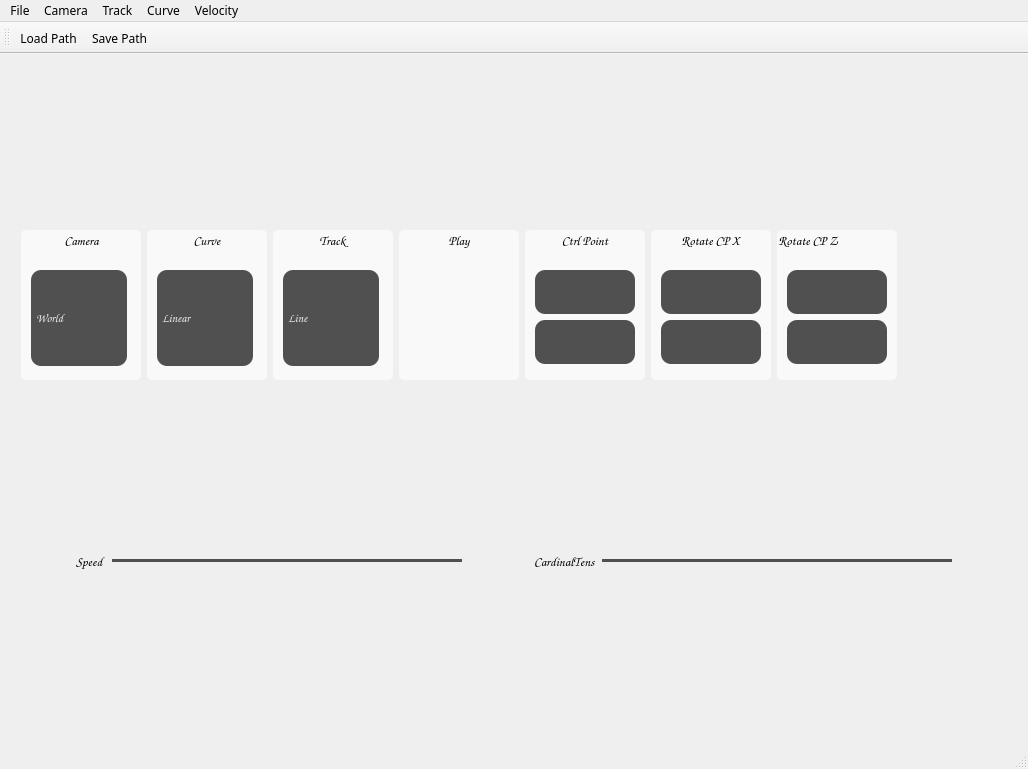
<?xml version="1.0" encoding="UTF-8"?>
<ui version="4.0">
 <class>AppMainClass</class>
 <widget class="QMainWindow" name="AppMainClass">
  <property name="geometry">
   <rect>
    <x>0</x>
    <y>0</y>
    <width>1028</width>
    <height>769</height>
   </rect>
  </property>
  <property name="sizePolicy">
   <sizepolicy hsizetype="Preferred" vsizetype="Preferred">
    <horstretch>0</horstretch>
    <verstretch>0</verstretch>
   </sizepolicy>
  </property>
  <property name="font">
   <font>
    <family>微軟正黑體</family>
   </font>
  </property>
  <property name="windowTitle">
   <string>AppMain</string>
  </property>
  <property name="layoutDirection">
   <enum>Qt::LeftToRight</enum>
  </property>
  <property name="autoFillBackground">
   <bool>true</bool>
  </property>
  <property name="styleSheet">
   <string notr="true"/>
  </property>
  <property name="dockNestingEnabled">
   <bool>false</bool>
  </property>
  <widget class="QWidget" name="centralWidget">
   <property name="sizePolicy">
    <sizepolicy hsizetype="Expanding" vsizetype="Expanding">
     <horstretch>0</horstretch>
     <verstretch>0</verstretch>
    </sizepolicy>
   </property>
   <property name="minimumSize">
    <size>
     <width>0</width>
     <height>0</height>
    </size>
   </property>
   <layout class="QVBoxLayout" name="verticalLayout">
    <item>
     <layout class="QVBoxLayout" name="mainLayout">
      <property name="sizeConstraint">
       <enum>QLayout::SetDefaultConstraint</enum>
      </property>
     </layout>
    </item>
    <item>
     <layout class="QHBoxLayout" name="horizontalLayout">
      <property name="spacing">
       <number>6</number>
      </property>
      <property name="sizeConstraint">
       <enum>QLayout::SetDefaultConstraint</enum>
      </property>
      <property name="leftMargin">
       <number>0</number>
      </property>
      <property name="topMargin">
       <number>0</number>
      </property>
      <property name="rightMargin">
       <number>0</number>
      </property>
      <property name="bottomMargin">
       <number>0</number>
      </property>
      <item>
       <spacer name="horizontalSpacer">
        <property name="orientation">
         <enum>Qt::Horizontal</enum>
        </property>
        <property name="sizeType">
         <enum>QSizePolicy::Expanding</enum>
        </property>
        <property name="sizeHint" stdset="0">
         <size>
          <width>0</width>
          <height>0</height>
         </size>
        </property>
       </spacer>
      </item>
      <item>
       <widget class="QGroupBox" name="groupCamera">
        <property name="sizePolicy">
         <sizepolicy hsizetype="Minimum" vsizetype="Minimum">
          <horstretch>0</horstretch>
          <verstretch>0</verstretch>
         </sizepolicy>
        </property>
        <property name="minimumSize">
         <size>
          <width>120</width>
          <height>150</height>
         </size>
        </property>
        <property name="maximumSize">
         <size>
          <width>200</width>
          <height>150</height>
         </size>
        </property>
        <property name="font">
         <font>
          <family>Comic Sans MS</family>
          <pointsize>10</pointsize>
          <weight>75</weight>
          <bold>true</bold>
         </font>
        </property>
        <property name="autoFillBackground">
         <bool>false</bool>
        </property>
        <property name="styleSheet">
         <string notr="true">background-color: rgb(249, 249, 249);
border-radius: 5px;</string>
        </property>
        <property name="title">
         <string>Camera</string>
        </property>
        <property name="alignment">
         <set>Qt::AlignCenter</set>
        </property>
        <widget class="QComboBox" name="comboCamera">
         <property name="geometry">
          <rect>
           <x>10</x>
           <y>40</y>
           <width>96</width>
           <height>96</height>
          </rect>
         </property>
         <property name="sizePolicy">
          <sizepolicy hsizetype="Preferred" vsizetype="Minimum">
           <horstretch>0</horstretch>
           <verstretch>0</verstretch>
          </sizepolicy>
         </property>
         <property name="font">
          <font>
           <family>Comic Sans MS</family>
           <pointsize>9</pointsize>
           <weight>75</weight>
           <bold>true</bold>
          </font>
         </property>
         <property name="styleSheet">
          <string notr="true"> QComboBox {
	background-color: rgb(80, 80, 80);
	color: rgb(240, 240, 240);
    border-radius: 10px;
}

QComboBox:on {
	background-color: qradialgradient(spread:pad, cx:0.5, cy:0.5, radius:0.5, fx:0.499001, fy:0.000500999, stop:0 rgba(152, 152, 152, 217), stop:1 rgba(0, 0, 0, 232));
     padding-top: 3px;
     padding-left: 4px;
}

QComboBox::down-arrow {
	image: url(:/AppMain/down_arrow.ico);
}

QComboBox::drop-down {
     border-left-color: rgb(240, 240, 240);
}

QComboBox QAbstractItemView {
     selection-background-color: rgb(80, 80, 80);
}</string>
         </property>
         <item>
          <property name="text">
           <string>World</string>
          </property>
         </item>
         <item>
          <property name="text">
           <string>Top</string>
          </property>
         </item>
         <item>
          <property name="text">
           <string>Train</string>
          </property>
         </item>
        </widget>
       </widget>
      </item>
      <item>
       <widget class="QGroupBox" name="groupCurve">
        <property name="sizePolicy">
         <sizepolicy hsizetype="Minimum" vsizetype="Minimum">
          <horstretch>0</horstretch>
          <verstretch>0</verstretch>
         </sizepolicy>
        </property>
        <property name="minimumSize">
         <size>
          <width>120</width>
          <height>150</height>
         </size>
        </property>
        <property name="maximumSize">
         <size>
          <width>200</width>
          <height>150</height>
         </size>
        </property>
        <property name="font">
         <font>
          <family>Comic Sans MS</family>
          <pointsize>10</pointsize>
          <weight>75</weight>
          <bold>true</bold>
         </font>
        </property>
        <property name="styleSheet">
         <string notr="true">background-color: rgb(249, 249, 249);
border-radius: 5px;</string>
        </property>
        <property name="title">
         <string>Curve</string>
        </property>
        <property name="alignment">
         <set>Qt::AlignCenter</set>
        </property>
        <widget class="QComboBox" name="comboCurve">
         <property name="geometry">
          <rect>
           <x>10</x>
           <y>40</y>
           <width>96</width>
           <height>96</height>
          </rect>
         </property>
         <property name="sizePolicy">
          <sizepolicy hsizetype="Preferred" vsizetype="Minimum">
           <horstretch>0</horstretch>
           <verstretch>0</verstretch>
          </sizepolicy>
         </property>
         <property name="font">
          <font>
           <family>Comic Sans MS</family>
           <pointsize>9</pointsize>
           <weight>75</weight>
           <bold>true</bold>
          </font>
         </property>
         <property name="styleSheet">
          <string notr="true"> QComboBox {
	background-color: rgb(80, 80, 80);
	color: rgb(240, 240, 240);
    border-radius: 10px;
}

QComboBox:on {
	background-color: qradialgradient(spread:pad, cx:0.5, cy:0.5, radius:0.5, fx:0.499001, fy:0.000500999, stop:0 rgba(152, 152, 152, 217), stop:1 rgba(0, 0, 0, 232));
     padding-top: 3px;
     padding-left: 4px;
}

QComboBox::down-arrow {
	image: url(:/AppMain/down_arrow.ico);
}

QComboBox::drop-down {
     border-left-color: rgb(240, 240, 240);
}

QComboBox QAbstractItemView {
     selection-background-color: rgb(80, 80, 80);
}</string>
         </property>
         <item>
          <property name="text">
           <string>Linear</string>
          </property>
         </item>
         <item>
          <property name="text">
           <string>Cardinal</string>
          </property>
         </item>
         <item>
          <property name="text">
           <string>Cubic</string>
          </property>
         </item>
        </widget>
       </widget>
      </item>
      <item>
       <widget class="QGroupBox" name="groupTrack">
        <property name="sizePolicy">
         <sizepolicy hsizetype="Minimum" vsizetype="Minimum">
          <horstretch>0</horstretch>
          <verstretch>0</verstretch>
         </sizepolicy>
        </property>
        <property name="minimumSize">
         <size>
          <width>120</width>
          <height>120</height>
         </size>
        </property>
        <property name="maximumSize">
         <size>
          <width>200</width>
          <height>150</height>
         </size>
        </property>
        <property name="font">
         <font>
          <family>Comic Sans MS</family>
          <pointsize>10</pointsize>
          <weight>75</weight>
          <bold>true</bold>
         </font>
        </property>
        <property name="styleSheet">
         <string notr="true">background-color: rgb(249, 249, 249);
border-radius: 5px;</string>
        </property>
        <property name="title">
         <string>Track</string>
        </property>
        <property name="alignment">
         <set>Qt::AlignCenter</set>
        </property>
        <widget class="QComboBox" name="comboTrack">
         <property name="geometry">
          <rect>
           <x>10</x>
           <y>40</y>
           <width>96</width>
           <height>96</height>
          </rect>
         </property>
         <property name="sizePolicy">
          <sizepolicy hsizetype="Preferred" vsizetype="Minimum">
           <horstretch>0</horstretch>
           <verstretch>0</verstretch>
          </sizepolicy>
         </property>
         <property name="font">
          <font>
           <family>Comic Sans MS</family>
           <pointsize>9</pointsize>
           <weight>75</weight>
           <bold>true</bold>
          </font>
         </property>
         <property name="styleSheet">
          <string notr="true"> QComboBox {
	background-color: rgb(80, 80, 80);
	color: rgb(240, 240, 240);
    border-radius: 10px;
}

QComboBox:on {
	background-color: qradialgradient(spread:pad, cx:0.5, cy:0.5, radius:0.5, fx:0.499001, fy:0.000500999, stop:0 rgba(152, 152, 152, 217), stop:1 rgba(0, 0, 0, 232));
     padding-top: 3px;
     padding-left: 4px;
}

QComboBox::down-arrow {
	image: url(:/AppMain/down_arrow.ico);
}

QComboBox::drop-down {
     border-left-color: rgb(240, 240, 240);
}

QComboBox QAbstractItemView {
     selection-background-color: rgb(80, 80, 80);
}</string>
         </property>
         <property name="sizeAdjustPolicy">
          <enum>QComboBox::AdjustToContentsOnFirstShow</enum>
         </property>
         <item>
          <property name="text">
           <string>Line</string>
          </property>
         </item>
         <item>
          <property name="text">
           <string>Track</string>
          </property>
         </item>
         <item>
          <property name="text">
           <string>Road</string>
          </property>
         </item>
        </widget>
       </widget>
      </item>
      <item>
       <widget class="QGroupBox" name="groupPlay">
        <property name="sizePolicy">
         <sizepolicy hsizetype="Minimum" vsizetype="Minimum">
          <horstretch>0</horstretch>
          <verstretch>0</verstretch>
         </sizepolicy>
        </property>
        <property name="minimumSize">
         <size>
          <width>120</width>
          <height>150</height>
         </size>
        </property>
        <property name="maximumSize">
         <size>
          <width>200</width>
          <height>150</height>
         </size>
        </property>
        <property name="font">
         <font>
          <family>Comic Sans MS</family>
          <pointsize>10</pointsize>
          <weight>75</weight>
          <bold>true</bold>
         </font>
        </property>
        <property name="styleSheet">
         <string notr="true">background-color: rgb(249, 249, 249);
border-radius: 5px;</string>
        </property>
        <property name="title">
         <string>Play</string>
        </property>
        <property name="alignment">
         <set>Qt::AlignCenter</set>
        </property>
        <widget class="QPushButton" name="bPlay">
         <property name="geometry">
          <rect>
           <x>10</x>
           <y>40</y>
           <width>96</width>
           <height>96</height>
          </rect>
         </property>
         <property name="sizePolicy">
          <sizepolicy hsizetype="Minimum" vsizetype="Minimum">
           <horstretch>0</horstretch>
           <verstretch>0</verstretch>
          </sizepolicy>
         </property>
         <property name="font">
          <font>
           <family>Comic Sans MS</family>
           <pointsize>9</pointsize>
           <weight>75</weight>
           <bold>true</bold>
          </font>
         </property>
         <property name="styleSheet">
          <string notr="true"> QPushButton {
}

QPushButton:pressed {
}</string>
         </property>
         <property name="text">
          <string/>
         </property>
         <property name="icon">
          <iconset resource="AppMain.qrc">
           <normaloff>:/AppMain/mplay.png</normaloff>:/AppMain/mplay.png</iconset>
         </property>
         <property name="iconSize">
          <size>
           <width>40</width>
           <height>40</height>
          </size>
         </property>
        </widget>
       </widget>
      </item>
      <item>
       <widget class="QGroupBox" name="groupCP">
        <property name="sizePolicy">
         <sizepolicy hsizetype="Minimum" vsizetype="Minimum">
          <horstretch>0</horstretch>
          <verstretch>0</verstretch>
         </sizepolicy>
        </property>
        <property name="minimumSize">
         <size>
          <width>120</width>
          <height>150</height>
         </size>
        </property>
        <property name="maximumSize">
         <size>
          <width>200</width>
          <height>150</height>
         </size>
        </property>
        <property name="font">
         <font>
          <family>Comic Sans MS</family>
          <pointsize>10</pointsize>
          <weight>75</weight>
          <bold>true</bold>
         </font>
        </property>
        <property name="mouseTracking">
         <bool>false</bool>
        </property>
        <property name="autoFillBackground">
         <bool>false</bool>
        </property>
        <property name="styleSheet">
         <string notr="true">background-color: rgb(249, 249, 249);
border-radius: 5px;</string>
        </property>
        <property name="title">
         <string>Ctrl Point</string>
        </property>
        <property name="alignment">
         <set>Qt::AlignCenter</set>
        </property>
        <property name="flat">
         <bool>false</bool>
        </property>
        <property name="checkable">
         <bool>false</bool>
        </property>
        <widget class="QPushButton" name="bAdd">
         <property name="geometry">
          <rect>
           <x>10</x>
           <y>40</y>
           <width>100</width>
           <height>44</height>
          </rect>
         </property>
         <property name="sizePolicy">
          <sizepolicy hsizetype="Minimum" vsizetype="Minimum">
           <horstretch>0</horstretch>
           <verstretch>0</verstretch>
          </sizepolicy>
         </property>
         <property name="font">
          <font>
           <family>Comic Sans MS</family>
           <pointsize>9</pointsize>
           <weight>75</weight>
           <bold>true</bold>
          </font>
         </property>
         <property name="styleSheet">
          <string notr="true"> QPushButton {
	background-color: rgb(80, 80, 80);
	color: rgb(240, 240, 240);
    border-radius: 10px;
}

QPushButton:pressed {
	background-color: qradialgradient(spread:pad, cx:0.5, cy:0.5, radius:0.5, fx:0.5, fy:0.5, stop:0 rgba(172, 172, 172, 255), stop:1 rgba(0, 0, 0, 203));
     padding-top: 10px;
     padding-left: 5px;
}</string>
         </property>
         <property name="text">
          <string/>
         </property>
         <property name="icon">
          <iconset resource="AppMain.qrc">
           <normaloff>:/AppMain/madd.png</normaloff>:/AppMain/madd.png</iconset>
         </property>
         <property name="iconSize">
          <size>
           <width>14</width>
           <height>14</height>
          </size>
         </property>
        </widget>
        <widget class="QPushButton" name="bDelete">
         <property name="geometry">
          <rect>
           <x>10</x>
           <y>90</y>
           <width>100</width>
           <height>44</height>
          </rect>
         </property>
         <property name="sizePolicy">
          <sizepolicy hsizetype="Minimum" vsizetype="Minimum">
           <horstretch>0</horstretch>
           <verstretch>0</verstretch>
          </sizepolicy>
         </property>
         <property name="font">
          <font>
           <family>Comic Sans MS</family>
           <pointsize>9</pointsize>
           <weight>75</weight>
           <bold>true</bold>
          </font>
         </property>
         <property name="focusPolicy">
          <enum>Qt::ClickFocus</enum>
         </property>
         <property name="styleSheet">
          <string notr="true"> QPushButton {
	background-color: rgb(80, 80, 80);
	color: rgb(240, 240, 240);
    border-radius: 10px;
}

QPushButton:pressed {
	background-color: qradialgradient(spread:pad, cx:0.5, cy:0.5, radius:0.5, fx:0.5, fy:0.5, stop:0 rgba(172, 172, 172, 255), stop:1 rgba(0, 0, 0, 203));
     padding-top: 10px;
     padding-left: 5px;
}</string>
         </property>
         <property name="text">
          <string/>
         </property>
         <property name="icon">
          <iconset resource="AppMain.qrc">
           <normaloff>:/AppMain/mdelete.png</normaloff>:/AppMain/mdelete.png</iconset>
         </property>
         <property name="iconSize">
          <size>
           <width>12</width>
           <height>12</height>
          </size>
         </property>
        </widget>
       </widget>
      </item>
      <item>
       <widget class="QGroupBox" name="groupBox">
        <property name="sizePolicy">
         <sizepolicy hsizetype="Minimum" vsizetype="Minimum">
          <horstretch>0</horstretch>
          <verstretch>0</verstretch>
         </sizepolicy>
        </property>
        <property name="minimumSize">
         <size>
          <width>120</width>
          <height>150</height>
         </size>
        </property>
        <property name="maximumSize">
         <size>
          <width>200</width>
          <height>150</height>
         </size>
        </property>
        <property name="palette">
         <palette>
          <active>
           <colorrole role="Button">
            <brush brushstyle="SolidPattern">
             <color alpha="255">
              <red>249</red>
              <green>249</green>
              <blue>249</blue>
             </color>
            </brush>
           </colorrole>
           <colorrole role="Base">
            <brush brushstyle="SolidPattern">
             <color alpha="255">
              <red>249</red>
              <green>249</green>
              <blue>249</blue>
             </color>
            </brush>
           </colorrole>
           <colorrole role="Window">
            <brush brushstyle="SolidPattern">
             <color alpha="255">
              <red>249</red>
              <green>249</green>
              <blue>249</blue>
             </color>
            </brush>
           </colorrole>
          </active>
          <inactive>
           <colorrole role="Button">
            <brush brushstyle="SolidPattern">
             <color alpha="255">
              <red>249</red>
              <green>249</green>
              <blue>249</blue>
             </color>
            </brush>
           </colorrole>
           <colorrole role="Base">
            <brush brushstyle="SolidPattern">
             <color alpha="255">
              <red>249</red>
              <green>249</green>
              <blue>249</blue>
             </color>
            </brush>
           </colorrole>
           <colorrole role="Window">
            <brush brushstyle="SolidPattern">
             <color alpha="255">
              <red>249</red>
              <green>249</green>
              <blue>249</blue>
             </color>
            </brush>
           </colorrole>
          </inactive>
          <disabled>
           <colorrole role="Button">
            <brush brushstyle="SolidPattern">
             <color alpha="255">
              <red>249</red>
              <green>249</green>
              <blue>249</blue>
             </color>
            </brush>
           </colorrole>
           <colorrole role="Base">
            <brush brushstyle="SolidPattern">
             <color alpha="255">
              <red>249</red>
              <green>249</green>
              <blue>249</blue>
             </color>
            </brush>
           </colorrole>
           <colorrole role="Window">
            <brush brushstyle="SolidPattern">
             <color alpha="255">
              <red>249</red>
              <green>249</green>
              <blue>249</blue>
             </color>
            </brush>
           </colorrole>
          </disabled>
         </palette>
        </property>
        <property name="font">
         <font>
          <family>Comic Sans MS</family>
          <pointsize>10</pointsize>
          <weight>75</weight>
          <bold>true</bold>
         </font>
        </property>
        <property name="styleSheet">
         <string notr="true">background-color: rgb(249, 249, 249);
border-radius: 5px;</string>
        </property>
        <property name="title">
         <string>Rotate CP X</string>
        </property>
        <property name="alignment">
         <set>Qt::AlignCenter</set>
        </property>
        <property name="flat">
         <bool>false</bool>
        </property>
        <property name="checkable">
         <bool>false</bool>
        </property>
        <widget class="QPushButton" name="rcpxadd">
         <property name="geometry">
          <rect>
           <x>10</x>
           <y>40</y>
           <width>100</width>
           <height>44</height>
          </rect>
         </property>
         <property name="sizePolicy">
          <sizepolicy hsizetype="Minimum" vsizetype="Minimum">
           <horstretch>0</horstretch>
           <verstretch>0</verstretch>
          </sizepolicy>
         </property>
         <property name="styleSheet">
          <string notr="true">QPushButton {
	background-color: rgb(80, 80, 80);
	color: rgb(240, 240, 240);
    border-radius: 10px;
}

QPushButton:pressed {
	background-color: qradialgradient(spread:pad, cx:0.5, cy:0.5, radius:0.5, fx:0.5, fy:0.5, stop:0 rgba(172, 172, 172, 255), stop:1 rgba(0, 0, 0, 203));
     padding-top: 10px;
     padding-left: 5px;
}</string>
         </property>
         <property name="text">
          <string/>
         </property>
         <property name="icon">
          <iconset resource="AppMain.qrc">
           <normaloff>:/AppMain/madd.png</normaloff>:/AppMain/madd.png</iconset>
         </property>
         <property name="iconSize">
          <size>
           <width>14</width>
           <height>14</height>
          </size>
         </property>
        </widget>
        <widget class="QPushButton" name="rcpxsub">
         <property name="geometry">
          <rect>
           <x>10</x>
           <y>90</y>
           <width>100</width>
           <height>44</height>
          </rect>
         </property>
         <property name="styleSheet">
          <string notr="true">QPushButton {
	background-color: rgb(80, 80, 80);
	color: rgb(240, 240, 240);
    border-radius: 10px;
}

QPushButton:pressed {
	background-color: qradialgradient(spread:pad, cx:0.5, cy:0.5, radius:0.5, fx:0.5, fy:0.5, stop:0 rgba(172, 172, 172, 255), stop:1 rgba(0, 0, 0, 203));
     padding-top: 10px;
     padding-left: 5px;
}</string>
         </property>
         <property name="text">
          <string/>
         </property>
         <property name="icon">
          <iconset resource="AppMain.qrc">
           <normaloff>:/AppMain/mdelete.png</normaloff>:/AppMain/mdelete.png</iconset>
         </property>
        </widget>
       </widget>
      </item>
      <item>
       <widget class="QGroupBox" name="groupBox_2">
        <property name="minimumSize">
         <size>
          <width>120</width>
          <height>150</height>
         </size>
        </property>
        <property name="maximumSize">
         <size>
          <width>200</width>
          <height>150</height>
         </size>
        </property>
        <property name="font">
         <font>
          <family>Comic Sans MS</family>
          <pointsize>10</pointsize>
          <weight>75</weight>
          <bold>true</bold>
         </font>
        </property>
        <property name="styleSheet">
         <string notr="true">background-color: rgb(249, 249, 249);
border-radius: 5px;</string>
        </property>
        <property name="title">
         <string>Rotate CP Z</string>
        </property>
        <widget class="QPushButton" name="rcpzadd">
         <property name="geometry">
          <rect>
           <x>10</x>
           <y>40</y>
           <width>100</width>
           <height>44</height>
          </rect>
         </property>
         <property name="sizePolicy">
          <sizepolicy hsizetype="Minimum" vsizetype="Minimum">
           <horstretch>0</horstretch>
           <verstretch>0</verstretch>
          </sizepolicy>
         </property>
         <property name="styleSheet">
          <string notr="true">QPushButton {
	background-color: rgb(80, 80, 80);
	color: rgb(240, 240, 240);
    border-radius: 10px;
}

QPushButton:pressed {
	background-color: qradialgradient(spread:pad, cx:0.5, cy:0.5, radius:0.5, fx:0.5, fy:0.5, stop:0 rgba(172, 172, 172, 255), stop:1 rgba(0, 0, 0, 203));
     padding-top: 10px;
     padding-left: 5px;
}</string>
         </property>
         <property name="text">
          <string/>
         </property>
         <property name="icon">
          <iconset resource="AppMain.qrc">
           <normaloff>:/AppMain/madd.png</normaloff>:/AppMain/madd.png</iconset>
         </property>
        </widget>
        <widget class="QPushButton" name="rcpzsub">
         <property name="geometry">
          <rect>
           <x>10</x>
           <y>90</y>
           <width>100</width>
           <height>44</height>
          </rect>
         </property>
         <property name="styleSheet">
          <string notr="true">QPushButton {
	background-color: rgb(80, 80, 80);
	color: rgb(240, 240, 240);
    border-radius: 10px;
}

QPushButton:pressed {
	background-color: qradialgradient(spread:pad, cx:0.5, cy:0.5, radius:0.5, fx:0.5, fy:0.5, stop:0 rgba(172, 172, 172, 255), stop:1 rgba(0, 0, 0, 203));
     padding-top: 10px;
     padding-left: 5px;
}</string>
         </property>
         <property name="text">
          <string/>
         </property>
         <property name="icon">
          <iconset resource="AppMain.qrc">
           <normaloff>:/AppMain/mdelete.png</normaloff>:/AppMain/mdelete.png</iconset>
         </property>
        </widget>
       </widget>
      </item>
      <item>
       <spacer name="horizontalSpacer_2">
        <property name="minimumSize">
         <size>
          <width>120</width>
          <height>120</height>
         </size>
        </property>
        <property name="orientation">
         <enum>Qt::Horizontal</enum>
        </property>
        <property name="sizeType">
         <enum>QSizePolicy::Expanding</enum>
        </property>
        <property name="sizeHint" stdset="0">
         <size>
          <width>0</width>
          <height>0</height>
         </size>
        </property>
       </spacer>
      </item>
     </layout>
    </item>
    <item>
     <layout class="QHBoxLayout" name="horizontalLayout_2">
      <item>
       <spacer name="horizontalSpacer_4">
        <property name="orientation">
         <enum>Qt::Horizontal</enum>
        </property>
        <property name="sizeHint" stdset="0">
         <size>
          <width>0</width>
          <height>20</height>
         </size>
        </property>
       </spacer>
      </item>
      <item>
       <widget class="QLabel" name="label">
        <property name="font">
         <font>
          <family>Comic Sans MS</family>
          <pointsize>10</pointsize>
          <weight>75</weight>
          <bold>true</bold>
         </font>
        </property>
        <property name="text">
         <string>Speed</string>
        </property>
       </widget>
      </item>
      <item>
       <widget class="QSlider" name="sSpeed">
        <property name="minimumSize">
         <size>
          <width>350</width>
          <height>0</height>
         </size>
        </property>
        <property name="styleSheet">
         <string notr="true">QSlider::groove:horizontal {
	background-color: #505050;
    height: 3px; 
    margin: 2px 0;
 }
 QSlider::handle:horizontal {
	image: url(:/AppMain/slider_handle.png);
	width: 15px;
	margin: -5px 0;
 }</string>
        </property>
        <property name="maximum">
         <number>200</number>
        </property>
        <property name="singleStep">
         <number>1</number>
        </property>
        <property name="value">
         <number>100</number>
        </property>
        <property name="orientation">
         <enum>Qt::Horizontal</enum>
        </property>
       </widget>
      </item>
      <item>
       <spacer name="horizontalSpacer_5">
        <property name="orientation">
         <enum>Qt::Horizontal</enum>
        </property>
        <property name="sizeHint" stdset="0">
         <size>
          <width>40</width>
          <height>20</height>
         </size>
        </property>
       </spacer>
      </item>
      <item>
       <widget class="QLabel" name="label_2">
        <property name="font">
         <font>
          <family>Comic Sans MS</family>
          <pointsize>10</pointsize>
          <weight>75</weight>
          <bold>true</bold>
         </font>
        </property>
        <property name="text">
         <string>CardinalTens</string>
        </property>
       </widget>
      </item>
      <item>
       <widget class="QSlider" name="sCardinalTens">
        <property name="minimumSize">
         <size>
          <width>350</width>
          <height>0</height>
         </size>
        </property>
        <property name="styleSheet">
         <string notr="true">QSlider::groove:horizontal {
	background-color: #505050;
    height: 3px; 
    margin: 2px 0;
 }
 QSlider::handle:horizontal {
	image: url(:/AppMain/slider_handle.png);
	width: 15px;
	margin: -5px 0;
 }</string>
        </property>
        <property name="minimum">
         <number>1</number>
        </property>
        <property name="maximum">
         <number>100</number>
        </property>
        <property name="singleStep">
         <number>1</number>
        </property>
        <property name="value">
         <number>50</number>
        </property>
        <property name="orientation">
         <enum>Qt::Horizontal</enum>
        </property>
       </widget>
      </item>
      <item>
       <spacer name="horizontalSpacer_3">
        <property name="orientation">
         <enum>Qt::Horizontal</enum>
        </property>
        <property name="sizeHint" stdset="0">
         <size>
          <width>0</width>
          <height>0</height>
         </size>
        </property>
       </spacer>
      </item>
     </layout>
    </item>
   </layout>
  </widget>
  <widget class="QMenuBar" name="menuBar">
   <property name="geometry">
    <rect>
     <x>0</x>
     <y>0</y>
     <width>1028</width>
     <height>25</height>
    </rect>
   </property>
   <widget class="QMenu" name="menuFile">
    <property name="title">
     <string>File</string>
    </property>
    <addaction name="aLoadPath"/>
    <addaction name="aSavePath"/>
    <addaction name="separator"/>
    <addaction name="aExit"/>
   </widget>
   <widget class="QMenu" name="menuCamera">
    <property name="title">
     <string>Camera</string>
    </property>
    <addaction name="aWorld"/>
    <addaction name="aTop"/>
    <addaction name="aTrain"/>
   </widget>
   <widget class="QMenu" name="menuCurve">
    <property name="title">
     <string>Curve</string>
    </property>
    <addaction name="aLinear"/>
    <addaction name="aCardinal"/>
    <addaction name="aCubic"/>
   </widget>
   <widget class="QMenu" name="menuTrack">
    <property name="title">
     <string>Track</string>
    </property>
    <addaction name="aLine"/>
    <addaction name="aTrack"/>
    <addaction name="aRoad"/>
   </widget>
   <widget class="QMenu" name="menuVelocity">
    <property name="title">
     <string>Velocity</string>
    </property>
   </widget>
   <addaction name="menuFile"/>
   <addaction name="menuCamera"/>
   <addaction name="menuTrack"/>
   <addaction name="menuCurve"/>
   <addaction name="menuVelocity"/>
  </widget>
  <widget class="QStatusBar" name="statusBar"/>
  <widget class="QToolBar" name="mainToolBar">
   <attribute name="toolBarArea">
    <enum>TopToolBarArea</enum>
   </attribute>
   <attribute name="toolBarBreak">
    <bool>false</bool>
   </attribute>
   <addaction name="aLoadPath"/>
   <addaction name="aSavePath"/>
  </widget>
  <action name="aExit">
   <property name="text">
    <string>Exit</string>
   </property>
  </action>
  <action name="aLoadPath">
   <property name="icon">
    <iconset resource="AppMain.qrc">
     <normaloff>:/AppMain/Resources/Icons/openfile.ico</normaloff>:/AppMain/Resources/Icons/openfile.ico</iconset>
   </property>
   <property name="text">
    <string>Load Path</string>
   </property>
   <property name="iconVisibleInMenu">
    <bool>true</bool>
   </property>
  </action>
  <action name="aSavePath">
   <property name="icon">
    <iconset resource="AppMain.qrc">
     <normaloff>:/AppMain/Resources/Icons/savefile.ico</normaloff>:/AppMain/Resources/Icons/savefile.ico</iconset>
   </property>
   <property name="text">
    <string>Save Path</string>
   </property>
  </action>
  <action name="aWorld">
   <property name="checkable">
    <bool>false</bool>
   </property>
   <property name="checked">
    <bool>false</bool>
   </property>
   <property name="text">
    <string>World</string>
   </property>
  </action>
  <action name="aTop">
   <property name="checkable">
    <bool>true</bool>
   </property>
   <property name="text">
    <string>Top</string>
   </property>
  </action>
  <action name="aTrain">
   <property name="checkable">
    <bool>true</bool>
   </property>
   <property name="text">
    <string>Train</string>
   </property>
  </action>
  <action name="aLinear">
   <property name="checkable">
    <bool>false</bool>
   </property>
   <property name="checked">
    <bool>false</bool>
   </property>
   <property name="text">
    <string>Linear</string>
   </property>
  </action>
  <action name="aCardinal">
   <property name="checkable">
    <bool>true</bool>
   </property>
   <property name="text">
    <string>Cardinal</string>
   </property>
  </action>
  <action name="aCubic">
   <property name="checkable">
    <bool>true</bool>
   </property>
   <property name="text">
    <string>Cubic</string>
   </property>
  </action>
  <action name="aLine">
   <property name="checkable">
    <bool>false</bool>
   </property>
   <property name="checked">
    <bool>false</bool>
   </property>
   <property name="text">
    <string>Line</string>
   </property>
  </action>
  <action name="aTrack">
   <property name="checkable">
    <bool>true</bool>
   </property>
   <property name="text">
    <string>Track</string>
   </property>
  </action>
  <action name="aRoad">
   <property name="checkable">
    <bool>true</bool>
   </property>
   <property name="text">
    <string>Road</string>
   </property>
  </action>
 </widget>
 <layoutdefault spacing="6" margin="11"/>
 <resources>
  <include location="AppMain.qrc"/>
 </resources>
 <connections/>
</ui>
